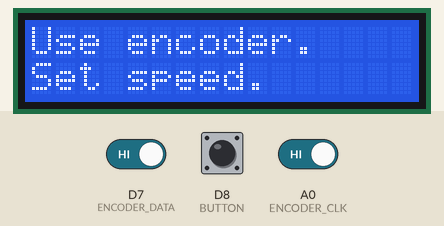
A program run on a simulated ESP8266 (NodeMCU). Shown: 16×2 character LCD. The inputs (shaded band) are chosen by the test bench; at power-on: D8 (BUTTON) HIGH, A0 (ENCODER_CLK) HIGH, D7 (ENCODER_DATA) HIGH. What the program prints to the serial monitor is not drawn.

Above: at 1.2 s.
1.3 s: D8 (BUTTON) pulled LOW for 0.15 s
At 1.8 s:
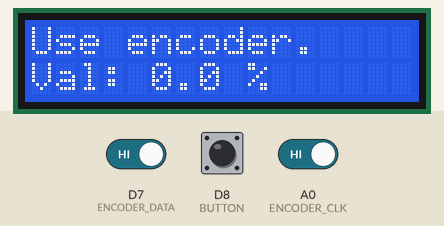
2.9 s: A0 (ENCODER_CLK) driven LOW
At 4.1 s:
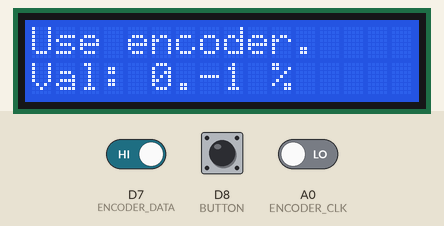
4.4 s: A0 (ENCODER_CLK) driven HIGH
At 5.4 s:
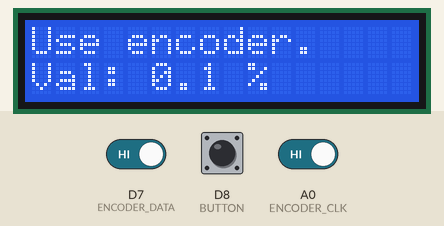
5.9 s: D8 (BUTTON) pulsed LOW 2 times (0.12 s each, 0.3 s apart)
At 6.5 s:
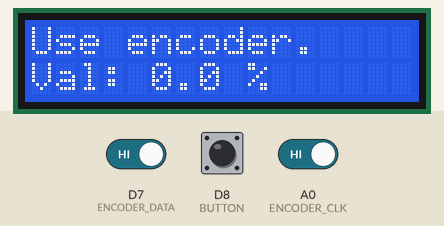
Timing chart, 0 to 8.9 s (numbered marks = the images above; inputs shaded):
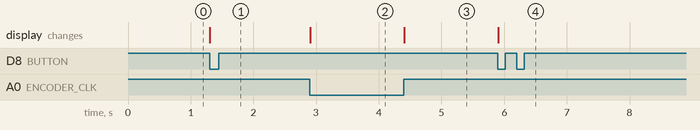

Measured:
- after the input at 1.3 s, the display: changes at once (image 1)
- after the input at 2.9 s, the display: changes at once (image 2)
- after the input at 4.4 s, the display: changes at once (image 3)
- after the input at 5.9 s, the display: changes at once (image 4)

The program:

main.cpp
```cpp
#include <Arduino.h>
#include <LiquidCrystal.h>
#include <Wire.h>

#define SQUAREWAVE // uncomment if speed impulse is too large
#include "motorcontrol.h"

#define DATA4 D0
#define DATA5 D1
#define DATA6 D2
#define DATA7 D3
#define REGISTER_SELECT D4
#define ENABLE D5

#define ENCODER_CLK A0
#define ENCODER_DATA D7

#define MOTOR_CONTROL A0
#define MOTOR_SPEED D9 /* TODO: find available pin to read motor encoder pulses */

#define BUTTON D8

LiquidCrystal display(REGISTER_SELECT, ENABLE, DATA4, DATA5, DATA6, DATA7);

int bigCount = 0;
int smallCount = 0;
int currentStateClock;
int previousStateClock;
int currentButtonState;
int previousButtonState;

compressorControl motor;

String encoderDirection = "";

void clearLine(int line)
{
  display.setCursor(0, line);
  display.print("                ");
}

void setup()
{
  pinMode(ENCODER_CLK, INPUT);
  pinMode(ENCODER_DATA, INPUT);
  pinMode(BUTTON, INPUT);
  // attachInterrupt(0, checkEncoder, CHANGE);

  previousStateClock = digitalRead(ENCODER_CLK);
  previousButtonState = digitalRead(BUTTON);

  Serial.begin(115200);
  Serial.print("\nSerial initiated.\n");

  display.begin(16, 2);
  display.setCursor(0, 0);
  display.print("Use encoder.");
  display.setCursor(0, 1);
  display.print("Set speed.");

  // motor control setup
  motor.setPins(MOTOR_CONTROL, MOTOR_SPEED);
}

void loop()
{

  currentButtonState = digitalRead(BUTTON);
  if (currentButtonState == LOW && previousButtonState == HIGH)
  {
    Serial.print("HERE");
    smallCount = 0;
    bigCount = 0;
    clearLine(1);
    display.setCursor(0, 1);
    display.print("Val: ");
    display.setCursor(5, 1);

    String valueString(bigCount);
    valueString += '.';
    valueString += smallCount;
    valueString += " %";
    display.print(valueString);
  }

  currentStateClock = digitalRead(ENCODER_CLK);
  if (currentStateClock != previousStateClock)
  {
    if (digitalRead(ENCODER_DATA) != currentStateClock)
    {
      smallCount--;
      encoderDirection = "Counter Clockwise";
    }
    else
    {
      smallCount++;
      encoderDirection = "Clockwise";
    }
    clearLine(1);
    display.setCursor(0, 1);
    display.print("Val: ");
    display.setCursor(5, 1);
    String valueString(bigCount);
    valueString += '.';
    valueString += smallCount;
    valueString += " %";
    display.print(valueString);
  }

  if (smallCount < 0)
  {
    if (bigCount == 0)
    {
      smallCount = 0;
    }
    else
    {
      bigCount--;
      smallCount = 9;
    }
  }
  else if (smallCount > 9)
  {
    smallCount = 0;
    bigCount++;
  }

  if (bigCount == 100 && smallCount > 0)
  {
    smallCount = 0;
  }

  motor.setSpeed((float)bigCount + ((float)smallCount / 10) / 100);

  previousStateClock = currentStateClock;
  previousButtonState = currentButtonState;

  delay(1);
}
```

motorcontrol.cpp
```cpp
#include "motorcontrol.h"
#include <Arduino.h>

#ifdef PULSELOW
const auto pulseRead = LOW;
#else
const auto pulseRead = HIGH;
#endif

unsigned long cycleTimer(const unsigned int pulseTime)
{
#ifdef SQUAREWAVE
    unsigned int cycleTime = 0;
    cycleTime = pulseTime * 2;
    return cycleTime;
#else
    return pulseTime;
#endif
}

unsigned int compressorControl::readspeed()
{
    if (this->pinSet)
    {
        return 0;
    }
    unsigned long pulseTime = pulseIn(this->MOTOR_PULSE_PIN, pulseRead, 100);
    if (pulseTime == 0) // if pulseIn returns 0 it means the MCU gave up on finding a pulse
    {
        return 0;
    }
    unsigned long cycleTime = cycleTimer(pulseTime);
    unsigned int speed = (1.0f / ((double)cycleTime / 1000)) * 60;
    return speed;
}

bool compressorControl::setSpeed(const float &inputSpeed)
{
    if (this->pinSet)
    {
        return false;
    }
    unsigned char output = 255 * inputSpeed;
    analogWrite(this->MOTOR_CONTROL_PIN, output);
    return true;
}

bool compressorControl::setPins(const PIN &controlPin, const PIN &pulsePin)
{
    this->MOTOR_CONTROL_PIN = controlPin;
    this->MOTOR_PULSE_PIN = pulsePin;
    this->pinSet = true;
    return this->pinSet;
}
```

motorcontrol.h
```cpp
#pragma once

typedef unsigned char PIN;

class compressorControl
{
public:
unsigned int readspeed();
bool setSpeed(const float& inputSpeed);
bool setPins(const PIN& controlPin, const PIN& pulsePin);
private:
PIN MOTOR_CONTROL_PIN = 0;
PIN MOTOR_PULSE_PIN = 0;
bool pinSet = false;
};
```
